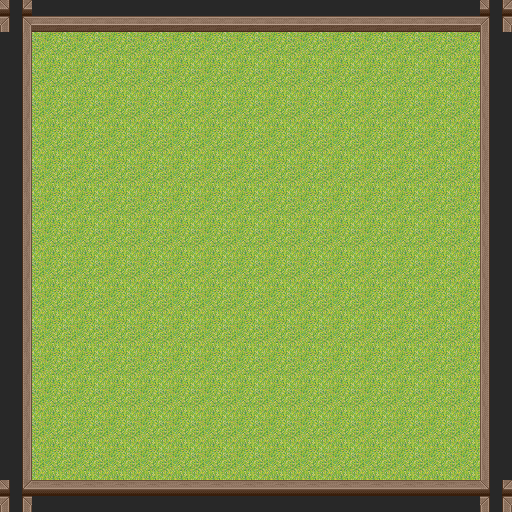

The image is a tile-based game level rendered from a .tmx file. Its description and complete source (layers, tilesets, objects, tile grids) follow:
An orthogonal 16x16 tile map with 32x32 px tiles, 2 tile layers (floor, walls), 2 tilesets and 4 objects.

<map version="1.0" orientation="orthogonal" renderorder="right-down" width="16" height="16" tilewidth="32" tileheight="32" nextobjectid="6">
 <tileset firstgid="1" name="JapaneseVillage" tilewidth="32" tileheight="32" tilecount="328" columns="8">
  <image source="JapaneseVillage.png" width="256" height="1312" />
 </tileset>
 <tileset firstgid="329" name="cafewall" tilewidth="32" tileheight="32" tilecount="12" columns="3">
  <image source="cafewall.png" width="96" height="128" />
 </tileset>
 <layer name="floor" width="16" height="16">
  <data encoding="csv">
0,0,0,0,0,0,0,0,0,0,0,0,0,0,0,0,
0,17,17,17,17,17,17,17,17,17,17,17,17,17,17,0,
0,17,17,17,17,17,17,17,17,17,17,17,17,17,17,0,
0,17,17,17,17,17,17,17,17,17,17,17,17,17,17,0,
0,17,17,17,17,17,17,17,17,17,17,17,17,17,17,0,
0,17,17,17,17,17,17,17,17,17,17,17,17,17,17,0,
0,17,17,17,17,17,17,17,17,17,17,17,17,17,17,0,
0,17,17,17,17,17,17,17,17,17,17,17,17,17,17,0,
0,17,17,17,17,17,17,17,17,17,17,17,17,17,17,0,
0,17,17,17,17,17,17,17,17,17,17,17,17,17,17,0,
0,17,17,17,17,17,17,17,17,17,17,17,17,17,17,0,
0,17,17,17,17,17,17,17,17,17,17,17,17,17,17,0,
0,17,17,17,17,17,17,17,17,17,17,17,17,17,17,0,
0,17,17,17,17,17,17,17,17,17,17,17,17,17,17,0,
0,17,17,17,17,17,17,17,17,17,17,17,17,17,17,0,
0,0,0,0,0,0,0,0,0,0,0,0,0,0,0,0
</data>
 </layer>
 <layer name="walls" width="16" height="16">
  <data encoding="csv">
331,339,339,339,339,339,339,339,339,339,339,339,339,339,339,331,
337,0,0,0,0,0,0,0,0,0,0,0,0,0,0,335,
337,0,0,0,0,0,0,0,0,0,0,0,0,0,0,335,
337,0,0,0,0,0,0,0,0,0,0,0,0,0,0,335,
337,0,0,0,0,0,0,0,0,0,0,0,0,0,0,335,
337,0,0,0,0,0,0,0,0,0,0,0,0,0,0,335,
337,0,0,0,0,0,0,0,0,0,0,0,0,0,0,335,
337,0,0,0,0,0,0,0,0,0,0,0,0,0,0,335,
337,0,0,0,0,0,0,0,0,0,0,0,0,0,0,335,
337,0,0,0,0,0,0,0,0,0,0,0,0,0,0,335,
337,0,0,0,0,0,0,0,0,0,0,0,0,0,0,335,
337,0,0,0,0,0,0,0,0,0,0,0,0,0,0,335,
337,0,0,0,0,0,0,0,0,0,0,0,0,0,0,335,
337,0,0,0,0,0,0,0,0,0,0,0,0,0,0,335,
337,0,0,0,0,0,0,0,0,0,0,0,0,0,0,335,
331,333,333,333,333,333,333,333,333,333,333,333,333,333,333,331
</data>
 </layer>
 <objectgroup name="collision">
  <object id="1" x="0" y="0" width="32" height="510.5" />
  <object id="3" x="481" y="0" width="32" height="510.5" />
  <object id="4" x="34" y="0" width="445" height="31" />
  <object id="5" x="34" y="480" width="445" height="31" />
 </objectgroup>
</map>
